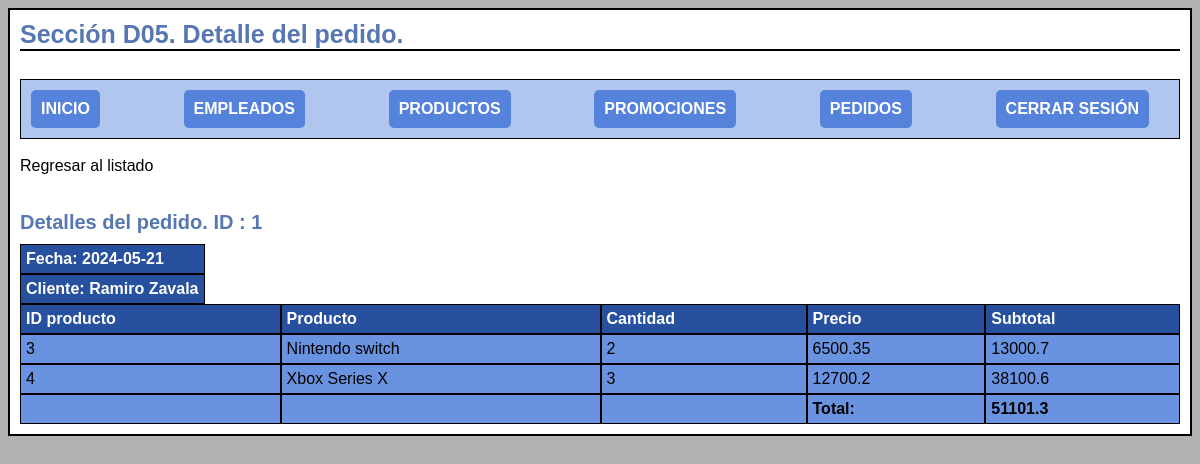
/pedidos/pedidos_detalle.php?id=1 (signed in), run on the app's committed database.
### tables this page shows
CREATE TABLE `pedidos` (
  `id` int(11) NOT NULL,
  `fecha` date NOT NULL,
  `id_usuario` int(11) NOT NULL,
  `status` int(1) NOT NULL DEFAULT 0
);

CREATE TABLE `clientes` (
  `id` int(11) NOT NULL,
  `nombre` varchar(128) NOT NULL,
  `correo` varchar(128) NOT NULL,
  `pass` varchar(32) NOT NULL
);

CREATE TABLE `pedidos_productos` (
  `id` int(11) NOT NULL,
  `id_pedido` int(11) NOT NULL,
  `id_producto` int(11) NOT NULL,
  `cantidad` int(11) NOT NULL,
  `precio` double NOT NULL
);

CREATE TABLE `productos` (
  `id` int(11) NOT NULL,
  `nombre` varchar(128) NOT NULL,
  `codigo` varchar(32) NOT NULL,
  `descripcion` text NOT NULL,
  `costo` double NOT NULL,
  `stock` int(11) NOT NULL,
  `archivo_nombre` varchar(255) NOT NULL,
  `archivo` varchar(128) NOT NULL,
  `status` int(1) NOT NULL DEFAULT 1,
  `eliminado` int(1) NOT NULL DEFAULT 0
);

### pedidos/pedidos_detalle.php (the view, shortened to what this page needs)
<?php
    $con = conecta();
    $id = $_REQUEST['id'];
    $sql = "SELECT * FROM pedidos WHERE id = $id";
    $res = $con->query($sql);
    $num = $res->num_rows;
    $pedido_encnotrado = true;
    if($num>0){
        $row = $res->fetch_assoc();
        $fecha = $row["fecha"];
        $id_usuario = $row["id_usuario"];
        $sql = "SELECT * FROM clientes WHERE id = $id_usuario";
        $res_cliente = $con->query($sql);
        $cliente = $res_cliente->fetch_assoc();
        $nombre_cliente = $cliente["nombre"];
    }else{
        $pedido_encnotrado = false;
    }
    if($pedido_encnotrado){
        $sql = "SELECT * FROM pedidos_productos WHERE id_pedido = $id";
        $res = $con->query($sql);
    }
?>
<html>
<head>
    <link rel="stylesheet" href="../css/style.css?v=<?php echo time();?>">
</head>
<body>
    <div id='contenedor_principal'>
        <div class='titulo'>Sección D05. Detalle del pedido.</div>
        <?php
            include "menu.php";
        ?>
            <a href='pedidos_lista.php'>Regresar al listado</a><br><br><br>
            <div class="subtitulo"> Detalles del pedido. ID : <?php echo $id;?> </div>
            <?php if ($pedido_encnotrado): ?>
                <div class="fila encabezado"><div class="celda">Fecha: <?php echo $fecha;?></div></div>
                <div class="fila encabezado"><div class="celda">Cliente: <?php echo $nombre_cliente;?></div></div>
                <div class="tabla">
                    <div class="fila encabezado">
                        <div class='celda'>ID producto</div>
                        <div class='celda'>Producto</div>
                        <div class='celda'>Cantidad</div>
                        <div class='celda'>Precio</div>
                        <div class='celda'>Subtotal</div>
                    </div>
                    <?php
                    $total = 0;
                    while ($row = $res->fetch_array()) {
                        $id_producto = $row["id_producto"];
                        $cantidad = $row["cantidad"];
                        $precio = $row["precio"];
                        $subtotal = $cantidad*$precio;
                        $sql = "SELECT * FROM productos WHERE id = $id_producto";
                        $resProducto = $con->query($sql);
                        $producto = $resProducto->fetch_assoc();
                        $nombre_producto = $producto["nombre"];
                        $total += $subtotal;
                        echo "<div class='fila'>";
                        echo "<div class='celda'>$id_producto</div>";
                        echo "<div class='celda'>$nombre_producto</div>";
                        echo "<div class='celda'>$cantidad</div>";
                        echo "<div class='celda'>$precio</div>";
                        echo "<div class='celda'>$subtotal</div>";
                        echo "</div>";
                    }
                    echo "<div class='fila'>";
                    echo "<div class='celda'></div>";
                    echo "<div class='celda'></div>";
                    echo "<div class='celda'></div>";
                    echo "<div class='celda_resaltada'>Total: </div>";
                    echo "<div class='celda_resaltada'>$total</div>";
                    echo "</div>";
                    ?>
                </div>
            <?php else: ?>
                <br><div id='mensaje' class='mensaje'>No existe pedido con el id proporcionado</div>
            <?php endif; ?>
</body>
</html>

### css/style.css (style rules this page uses)
:root { --azul_principal: rgba(53, 109, 214, 0.74); --azul_fondo: rgba(150, 179, 233, 0.74); --azul_titilo: rgba(27, 71, 151, 0.74); }
a:link, a:visited { color: inherit; text-decoration: none; }
body { background-color: rgb(177, 179, 179); }
#contenedor_principal { border: 2px solid #000; background-color: #fff; font-family: 'Montserrat', sans-serif; margin-bottom: 20px; padding: 10px; height: auto; }
.titulo { font-weight: bold; font-size: 25px; margin-bottom: 10px; color: var(--azul_titilo); border-bottom: 2px solid #000; }
.subtitulo { font-weight: bold; font-size: 20px; margin-bottom: 10px; color: var(--azul_titilo); }
.tabla { display: table; width: 100%; }
.fila { display: table-row; }
.encabezado { font-weight: bold; color: #fff; background-color: #000 }
.celda { display: table-cell; max-width: 25%; padding: 5px; border: 1px solid #000; background-color: var(--azul_principal); }
.celda_resaltada { font-weight: bold; display: table-cell; max-width: 25%; padding: 5px; border: 1px solid #000; background-color: var(--azul_principal); }

### data on the page
pedidos: fecha "2024-05-21"
clientes: nombre "Ramiro Zavala"
pedidos_productos: id_producto "3", id_producto.nombre "Nintendo switch", cantidad "2", precio "6500.35", subtotal "13000.7"
pedidos_productos: id_producto "4", id_producto.nombre "Xbox Series X", cantidad "3", precio "12700.2", subtotal "38100.6"

### other printed values
$id "1"
$total "51101.3"
